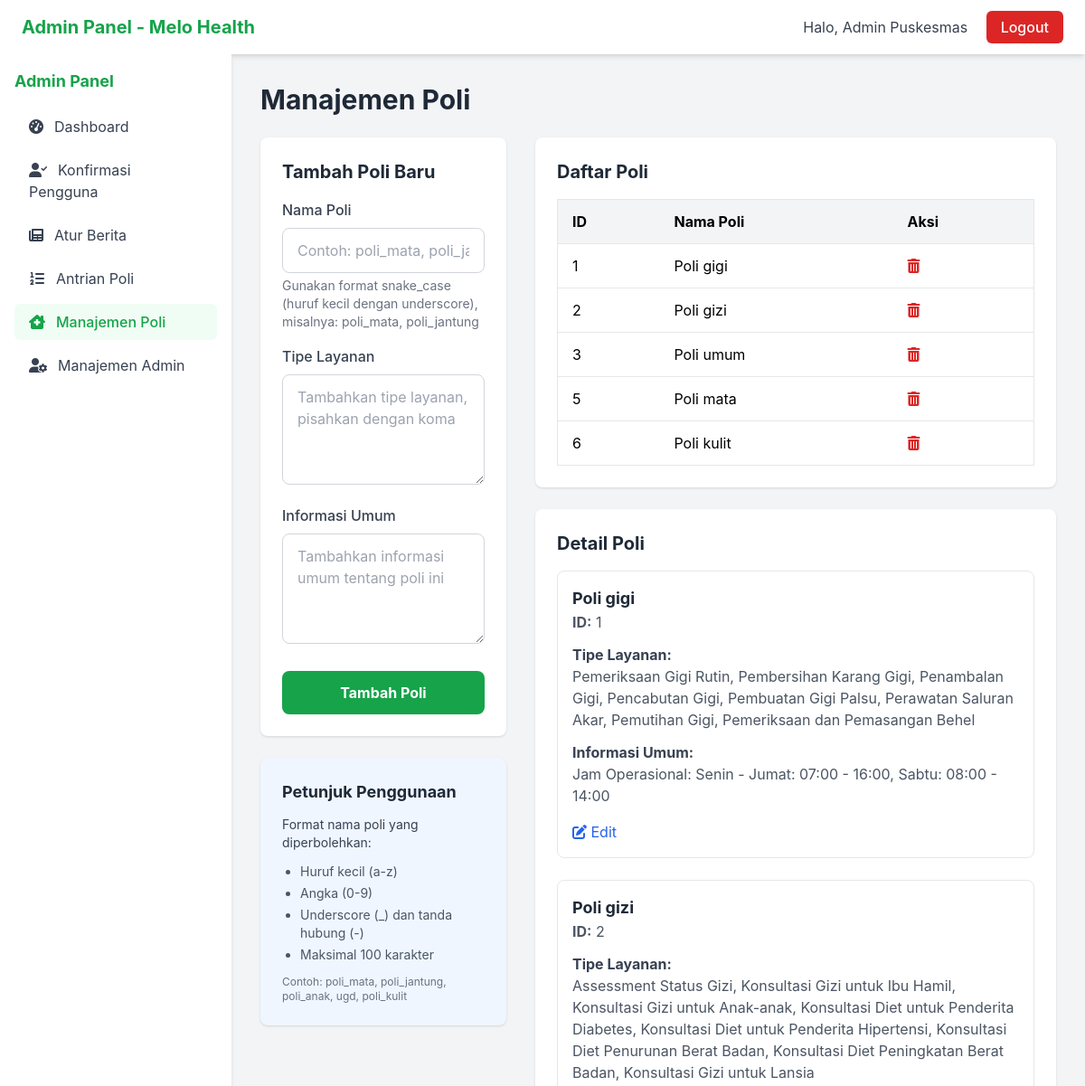
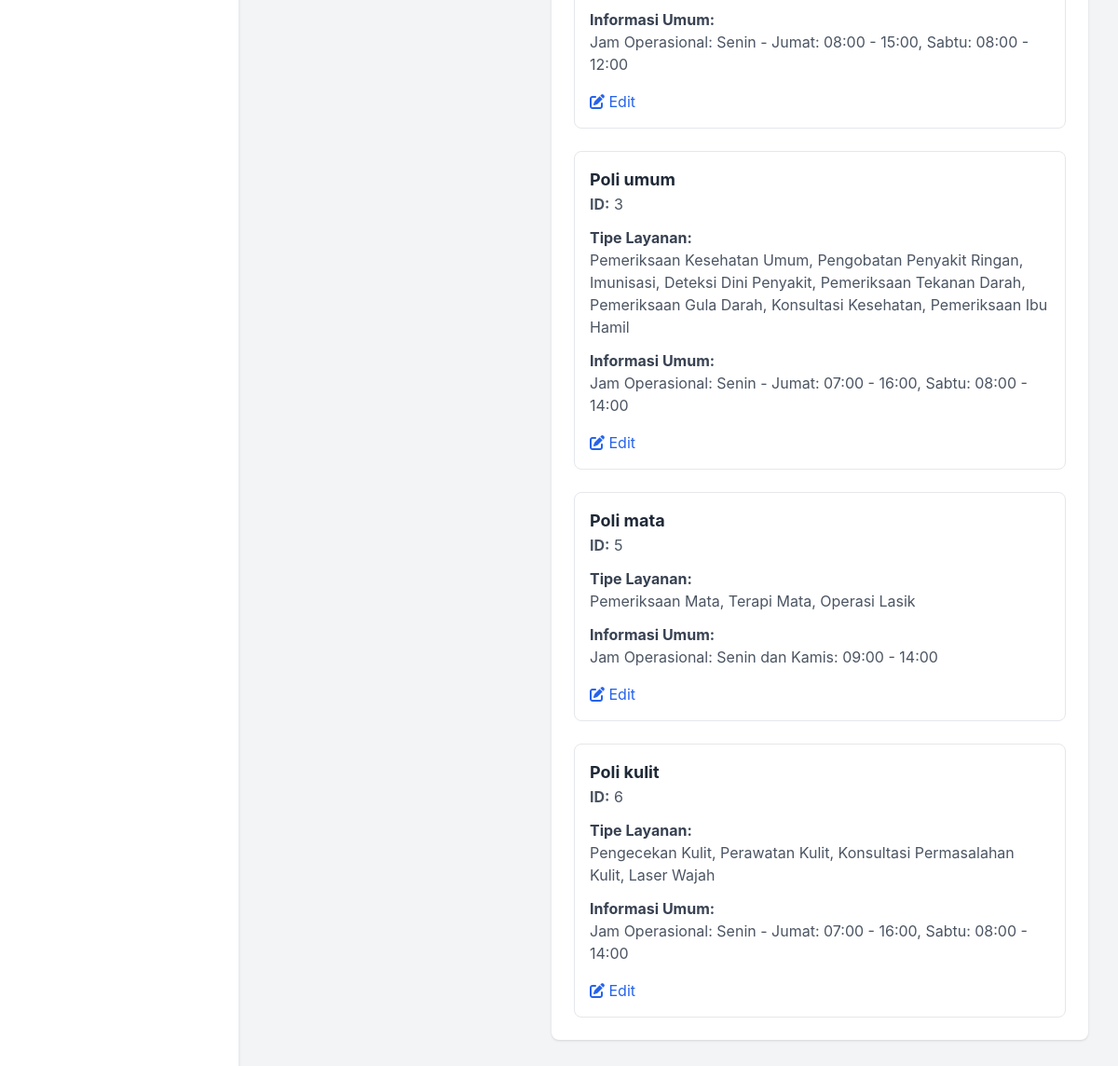
Page /admin/poli_management.php (signed in) on the committed database (2 pictures, top to bottom).
### tables this page shows
CREATE TABLE `poli` (
  `id` int NOT NULL,
  `nama_poli` varchar(100) NOT NULL,
  `tipe_layanan` text NOT NULL,
  `informasi_umum` text NOT NULL
);

### admin/poli_management.php (the view, shortened to what this page needs)
<?php
require_once '../includes/functions.php';
$stmt = $pdo->query("SELECT * FROM poli ORDER BY id ASC");
$poli_list = $stmt->fetchAll(PDO::FETCH_ASSOC);
?>
<!DOCTYPE html>
<html lang="id">
<head>
    <script src="https://cdn.tailwindcss.com"></script>
    <link rel="stylesheet" href="https://cdnjs.cloudflare.com/ajax/libs/font-awesome/6.0.0/css/all.min.css">
    <link rel="stylesheet" href="../assets/css/style.css">
</head>
<body class="bg-gray-100">
    <nav class="bg-white shadow-md">
        <div class="px-6 py-4 flex justify-between items-center">
            <div class="flex items-center">
                <h1 class="text-xl font-bold text-green-600">Admin Panel - Melo Health</h1>
            </div>
            <div class="flex items-center">
                <div class="hidden md:block">
                    <span class="text-gray-700">Halo, <?php echo htmlspecialchars($_SESSION['admin_nama']); ?></span>
                    <a href="../logout.php" class="ml-4 bg-red-600 hover:bg-red-700 text-white px-4 py-2 rounded-md font-medium transition duration-300">Logout</a>
                </div>
            </div>
        </div>
    </nav>
    <div class="flex">
        <div id="sidebar" class="w-64 bg-white shadow-md min-h-screen fixed top-0 right-0 md:static z-40 transform translate-x-full md:translate-x-0 transition-transform duration-300 ease-in-out">
            <div class="p-4">
                <div class="flex justify-between items-center mb-4">
                    <h2 class="text-lg font-bold text-green-600">Admin Panel</h2>
                </div>
                <ul class="space-y-2">
                    <li>
                        <a href="dashboard.php" class="block px-4 py-2 text-gray-700 hover:bg-gray-100 rounded-md">
                            <i class="fas fa-tachometer-alt mr-3"></i>Dashboard
                        </a>
                    </li>
                    <li>
                        <a href="konfirmasi-pengguna.php" class="block px-4 py-2 text-gray-700 hover:bg-gray-100 rounded-md">
                            <i class="fas fa-user-check mr-3"></i>Konfirmasi Pengguna
                        </a>
                    </li>
                    <li>
                        <a href="berita/index.php" class="block px-4 py-2 text-gray-700 hover:bg-gray-100 rounded-md">
                            <i class="fas fa-newspaper mr-3"></i>Atur Berita
                        </a>
                    </li>
                    <li>
                        <a href="antrian.php" class="block px-4 py-2 text-gray-700 hover:bg-gray-100 rounded-md">
                            <i class="fas fa-list-ol mr-3"></i>Antrian Poli
                        </a>
                    </li>
                    <li>
                        <a href="poli_management.php" class="block px-4 py-2 text-green-600 font-medium bg-green-50 rounded-md">
                            <i class="fas fa-clinic-medical mr-3"></i>Manajemen Poli
                        </a>
                    </li>
                    <li>
                        <a href="admin_management.php" class="block px-4 py-2 text-gray-700 hover:bg-gray-100 rounded-md">
                            <i class="fas fa-user-cog mr-3"></i>Manajemen Admin
                        </a>
                    </li>
                </ul>
            </div>
        </div>
        <div class="flex-1 p-8">
            <h1 class="text-3xl font-bold text-gray-800 mb-6">Manajemen Poli</h1>
            <div class="grid grid-cols-1 lg:grid-cols-3 gap-8">
                <div class="lg:col-span-1">
                    <div class="bg-white rounded-lg shadow p-6">
                        <h2 class="text-xl font-bold mb-4 text-gray-800">Tambah Poli Baru</h2>
                        <form method="POST">
                            <div class="mb-4">
                                <label for="nama_poli" class="block text-gray-700 font-medium mb-2">Nama Poli</label>
                                <input type="text" id="nama_poli" name="nama_poli" class="w-full px-4 py-3 border border-gray-300 rounded-lg focus:outline-none focus:ring-2 focus:ring-green-500 focus:border-transparent" placeholder="Contoh: poli_mata, poli_jantung, dll" required>
                                <p class="text-sm text-gray-500 mt-1">Gunakan format snake_case (huruf kecil dengan underscore), misalnya: poli_mata, poli_jantung</p>
                            </div>
                            <div class="mb-4">
                                <label for="tipe_layanan" class="block text-gray-700 font-medium mb-2">Tipe Layanan</label>
                                <textarea id="tipe_layanan" name="tipe_layanan" rows="4" class="w-full px-4 py-3 border border-gray-300 rounded-lg focus:outline-none focus:ring-2 focus:ring-green-500 focus:border-transparent" placeholder="Tambahkan tipe layanan, pisahkan dengan koma"></textarea>
                            </div>
                            <div class="mb-6">
                                <label for="informasi_umum" class="block text-gray-700 font-medium mb-2">Informasi Umum</label>
                                <textarea id="informasi_umum" name="informasi_umum" rows="4" class="w-full px-4 py-3 border border-gray-300 rounded-lg focus:outline-none focus:ring-2 focus:ring-green-500 focus:border-transparent" placeholder="Tambahkan informasi umum tentang poli ini"></textarea>
                            </div>
                            <button type="submit" class="w-full bg-green-600 hover:bg-green-700 text-white font-bold py-3 px-4 rounded-lg transition duration-300">
                                Tambah Poli
                            </button>
                        </form>
                    </div>
                    <div class="bg-blue-50 rounded-lg shadow p-6 mt-6">
                        <h3 class="text-lg font-bold mb-3 text-gray-800">Petunjuk Penggunaan</h3>
                        <p class="text-sm text-gray-700 mb-3">Format nama poli yang diperbolehkan:</p>
                        <ul class="list-disc pl-5 text-sm text-gray-600 space-y-1">
                            <li>Huruf kecil (a-z)</li>
                            <li>Angka (0-9)</li>
                            <li>Underscore (_) dan tanda hubung (-)</li>
                            <li>Maksimal 100 karakter</li>
                        </ul>
                        <p class="text-xs text-gray-500 mt-3">Contoh: poli_mata, poli_jantung, poli_anak, ugd, poli_kulit</p>
                    </div>
                </div>
                <div class="lg:col-span-2">
                    <div class="bg-white rounded-lg shadow p-6">
                        <h2 class="text-xl font-bold mb-4 text-gray-800">Daftar Poli</h2>
                        <div class="overflow-x-auto">
                            <table class="min-w-full bg-white border border-gray-200">
                                <thead>
                                    <tr class="bg-gray-100">
                                        <th class="py-3 px-4 border-b text-left">ID</th>
                                        <th class="py-3 px-4 border-b text-left">Nama Poli</th>
                                        <th class="py-3 px-4 border-b text-left">Aksi</th>
                                    </tr>
                                </thead>
                                <tbody>
                                    <?php if (count($poli_list) > 0): ?>
                                        <?php foreach ($poli_list as $poli): ?>
                                        <tr>
                                            <td class="py-3 px-4 border-b"><?php echo htmlspecialchars($poli['id']); ?></td>
                                            <td class="py-3 px-4 border-b"><?php echo ucfirst(str_replace('_', ' ', $poli['nama_poli'])); ?></td>
                                            <td class="py-3 px-4 border-b">
                                                <div class="flex space-x-2">
                                                    <form method="POST" style="display: inline;" onsubmit="return confirm('Yakin ingin menghapus poli ini?');">
                                                        <button type="submit" class="text-red-600 hover:text-red-800">
                                                            <i class="fas fa-trash-alt"></i>
                                                        </button>
                                                    </form>
                                                </div>
                                            </td>
                                        </tr>
                                        <?php endforeach; ?>
                                    <?php else: ?>
                                        <tr>
                                            <td colspan="3" class="py-3 px-4 border-b text-center text-gray-500">Tidak ada poli tersedia</td>
                                        </tr>
                                    <?php endif; ?>
                                </tbody>
                            </table>
                        </div>
                    </div>
                    <div class="bg-white rounded-lg shadow p-6 mt-6">
                        <h2 class="text-xl font-bold mb-4 text-gray-800">Detail Poli</h2>
                        <?php if (count($poli_list) > 0): ?>
                            <div class="space-y-6">
                                <?php foreach ($poli_list as $poli): ?>
                                <div class="border border-gray-200 rounded-lg p-4">
                                    <div class="flex justify-between items-start">
                                        <div>
                                            <h3 class="text-lg font-bold text-gray-800"><?php echo ucfirst(str_replace('_', ' ', $poli['nama_poli'])); ?></h3>
                                            <p class="text-gray-600"><strong>ID:</strong> <?php echo htmlspecialchars($poli['id']); ?></p>
                                        </div>
                                    </div>
                                    <div class="mt-3">
                                        <p class="text-gray-700"><strong>Tipe Layanan:</strong></p>
                                        <p class="text-gray-600"><?php echo htmlspecialchars($poli['tipe_layanan']); ?></p>
                                    </div>
                                    <div class="mt-3">
                                        <p class="text-gray-700"><strong>Informasi Umum:</strong></p>
                                        <p class="text-gray-600"><?php echo htmlspecialchars($poli['informasi_umum']); ?></p>
                                    </div>
                                    <div class="flex space-x-2 mt-4">
                                        <a href="edit_poli.php?id=<?php echo $poli['id']; ?>" class="text-blue-600 hover:text-blue-800">
                                            <i class="fas fa-edit"></i> Edit
                                        </a>
                                    </div>
                                </div>
                                <?php endforeach; ?>
                            </div>
                        <?php else: ?>
                            <p class="text-gray-500 text-center">Tidak ada poli untuk ditampilkan</p>
                        <?php endif; ?>
                    </div>
                </div>
            </div>
        </div>
</body>
</html>

### assets/css/style.css (style rules this page uses)
body { font-family: 'Inter', sans-serif; }

### rows in the picture
poli: id "1", nama_poli "Poli gigi", tipe_layanan "Pemeriksaan Gigi Rutin, Pembersihan Karang Gigi, Penambalan Gigi, Pencabutan Gigi, Pembuatan Gigi Palsu, Perawatan Saluran Akar, Pemutihan Gigi, Pemeriksaan dan Pemasangan Behel", informasi_umum "Jam Operasional: Senin - Jumat: 07:00 - 16:00, Sabtu: 08:00 - 14:00"
poli: id "2", nama_poli "Poli gizi", tipe_layanan "Assessment Status Gizi, Konsultasi Gizi untuk Ibu Hamil, Konsultasi Gizi untuk Anak-anak, Konsultasi Diet untuk Penderita Diabetes, Konsultasi Diet untuk Penderita Hipertensi, Konsultasi Diet Penurunan Berat Badan, Konsultasi Diet Peningkatan Berat Badan, Konsultasi Gizi untuk Lansia", informasi_umum "Jam Operasional: Senin - Jumat: 08:00 - 15:00, Sabtu: 08:00 - 12:00"
poli: id "3", nama_poli "Poli umum", tipe_layanan "Pemeriksaan Kesehatan Umum, Pengobatan Penyakit Ringan, Imunisasi, Deteksi Dini Penyakit, Pemeriksaan Tekanan Darah, Pemeriksaan Gula Darah, Konsultasi Kesehatan, Pemeriksaan Ibu Hamil", informasi_umum "Jam Operasional: Senin - Jumat: 07:00 - 16:00, Sabtu: 08:00 - 14:00"
poli: id "5", nama_poli "Poli mata", tipe_layanan "Pemeriksaan Mata, Terapi Mata, Operasi Lasik", informasi_umum "Jam Operasional: Senin dan Kamis: 09:00 - 14:00"
poli: id "6", nama_poli "Poli kulit", tipe_layanan "Pengecekan Kulit, Perawatan Kulit, Konsultasi Permasalahan Kulit, Laser Wajah", informasi_umum "Jam Operasional: Senin - Jumat: 07:00 - 16:00, Sabtu: 08:00 - 14:00"

### other values in the picture
$_SESSION['admin_nama'] "Admin Puskesmas"
